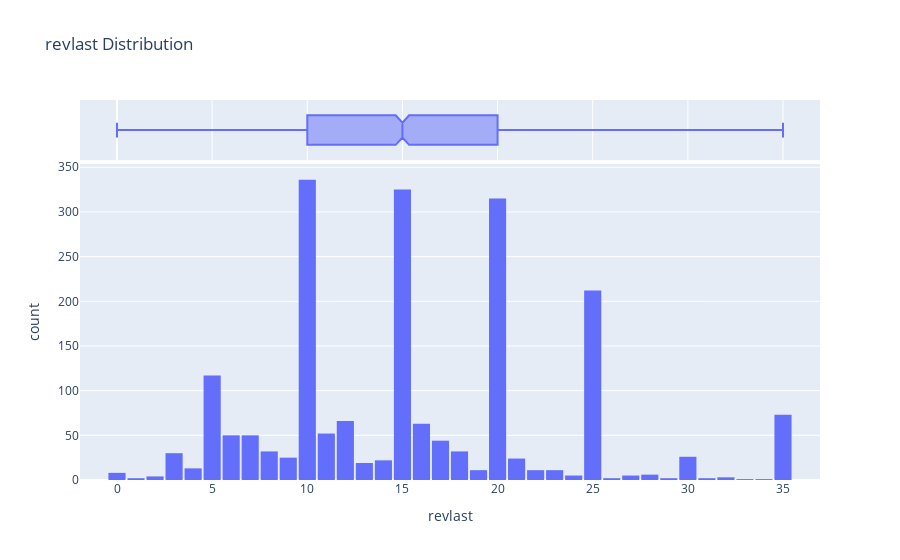

Notebook cell for this chart:
### Code cell
fig = px.histogram(df, x='revlast', marginal='box', nbins=47, title='revlast Distribution')
fig.update_layout(bargap=0.1)
fig.show()

### Figure 1 — Plotly figure (JSON) as saved in the notebook; plotly's stock layout.template omitted (floating-point values rounded to 4 significant figures; data arrays with more than 128 entries replaced by an {"elided": "..."} marker saying what was removed)
{"data": [{"bingroup": "x", "hovertemplate": "revlast=%{x}<br>count=%{y}<extra></extra>", "legendgroup": "", "marker": {"color": "#636efa", "pattern": {"shape": ""}}, "name": "", "nbinsx": 47, "orientation": "v", "showlegend": false, "type": "histogram", "x": {"elided": "2000 float values"}, "xaxis": "x", "yaxis": "y"}, {"hovertemplate": "revlast=%{x}<extra></extra>", "legendgroup": "", "marker": {"color": "#636efa"}, "name": "", "notched": true, "showlegend": false, "type": "box", "x": {"elided": "2000 float values"}, "xaxis": "x2", "yaxis": "y2"}], "layout": {"bargap": 0.1, "barmode": "relative", "legend": {"tracegroupgap": 0}, "title": {"text": "revlast Distribution"}, "xaxis": {"anchor": "y", "domain": [0, 1], "title": {"text": "revlast"}}, "xaxis2": {"anchor": "y2", "domain": [0, 1], "matches": "x", "showgrid": true, "showticklabels": false}, "yaxis": {"anchor": "x", "domain": [0, 0.8316], "title": {"text": "count"}}, "yaxis2": {"anchor": "x2", "domain": [0.8416, 1], "matches": "y2", "showgrid": false, "showline": false, "showticklabels": false, "ticks": ""}}}
